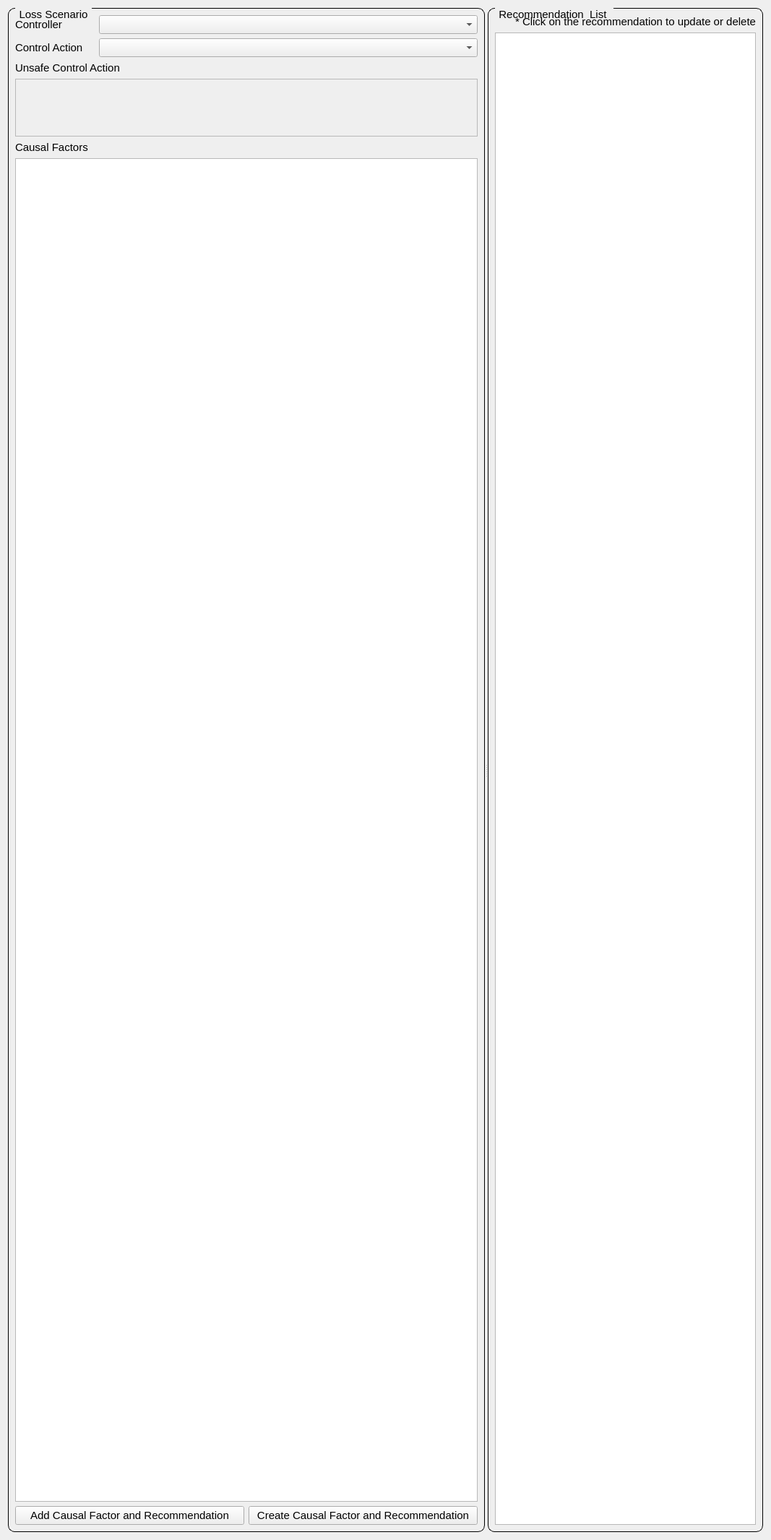
          <widget class="QWidget" name="scrollAreaWidgetContents_5">
           <property name="geometry">
            <rect>
             <x>0</x>
             <y>0</y>
             <width>1067</width>
             <height>2132</height>
            </rect>
           </property>
           <layout class="QGridLayout" name="gridLayout_14">
            <item row="0" column="0">
             <widget class="QSplitter" name="splitter">
              <property name="orientation">
               <enum>Qt::Horizontal</enum>
              </property>
              <widget class="QGroupBox" name="groupBox_6">
               <property name="styleSheet">
                <string notr="true">QGroupBox {
    border: 1px solid black;
    border-radius: 9px;
    margin-top: 0.5em;
    font-size: 15px;
}

QGroupBox::title {
    subcontrol-origin: margin;
    left: 10px;
    padding: 0 3px 0 3px;
}</string>
               </property>
               <property name="title">
                <string>Loss Scenario</string>
               </property>
               <layout class="QGridLayout" name="gridLayout_16">
                <item row="0" column="0">
                 <layout class="QHBoxLayout" name="horizontalLayout_64">
                  <item>
                   <widget class="QLabel" name="label_31">
                    <property name="maximumSize">
                     <size>
                      <width>110</width>
                      <height>16777215</height>
                     </size>
                    </property>
                    <property name="font">
                     <font>
                      <pointsize>11</pointsize>
                     </font>
                    </property>
                    <property name="text">
                     <string>Controller</string>
                    </property>
                   </widget>
                  </item>
                  <item>
                   <widget class="QComboBox" name="combobox_fourth_controller">
                    <property name="font">
                     <font>
                      <pointsize>11</pointsize>
                     </font>
                    </property>
                    <property name="focusPolicy">
                     <enum>Qt::StrongFocus</enum>
                    </property>
                   </widget>
                  </item>
                 </layout>
                </item>
                <item row="1" column="0">
                 <layout class="QHBoxLayout" name="horizontalLayout_63">
                  <item>
                   <widget class="QLabel" name="label_12">
                    <property name="maximumSize">
                     <size>
                      <width>110</width>
                      <height>16777215</height>
                     </size>
                    </property>
                    <property name="font">
                     <font>
                      <pointsize>11</pointsize>
                     </font>
                    </property>
                    <property name="text">
                     <string>Control Action</string>
                    </property>
                   </widget>
                  </item>
                  <item>
                   <widget class="QComboBox" name="combobox_fourth_control_action">
                    <property name="font">
                     <font>
                      <pointsize>11</pointsize>
                     </font>
                    </property>
                    <property name="focusPolicy">
                     <enum>Qt::StrongFocus</enum>
                    </property>
                   </widget>
                  </item>
                 </layout>
                </item>
                <item row="2" column="0">
                 <widget class="QLabel" name="label_33">
                  <property name="font">
                   <font>
                    <pointsize>11</pointsize>
                   </font>
                  </property>
                  <property name="text">
                   <string>Unsafe Control Action</string>
                  </property>
                 </widget>
                </item>
                <item row="3" column="0">
                 <widget class="QListWidget" name="listwidget_fourth_uca">
                  <property name="enabled">
                   <bool>false</bool>
                  </property>
                  <property name="minimumSize">
                   <size>
                    <width>0</width>
                    <height>80</height>
                   </size>
                  </property>
                  <property name="maximumSize">
                   <size>
                    <width>16777215</width>
                    <height>80</height>
                   </size>
                  </property>
                  <property name="alternatingRowColors">
                   <bool>true</bool>
                  </property>
                 </widget>
                </item>
                <item row="4" column="0">
                 <widget class="QLabel" name="label_34">
                  <property name="font">
                   <font>
                    <pointsize>11</pointsize>
                   </font>
                  </property>
                  <property name="text">
                   <string>Causal Factors</string>
                  </property>
                 </widget>
                </item>
                <item row="5" column="0">
                 <widget class="QListWidget" name="listwidget_fourth_causal_factor">
                  <property name="font">
                   <font>
                    <pointsize>11</pointsize>
                   </font>
                  </property>
                  <property name="alternatingRowColors">
                   <bool>true</bool>
                  </property>
                  <property name="wordWrap">
                   <bool>true</bool>
                  </property>
                 </widget>
                </item>
                <item row="6" column="0">
                 <layout class="QHBoxLayout" name="horizontalLayout_65">
                  <item>
                   <widget class="QPushButton" name="button_fourth_add_causal_factor">
                    <property name="font">
                     <font>
                      <pointsize>11</pointsize>
                     </font>
                    </property>
                    <property name="text">
                     <string>Add Causal Factor and Recommendation</string>
                    </property>
                   </widget>
                  </item>
                  <item>
                   <widget class="QPushButton" name="button_fourth_create_causal_factor">
                    <property name="minimumSize">
                     <size>
                      <width>0</width>
                      <height>0</height>
                     </size>
                    </property>
                    <property name="maximumSize">
                     <size>
                      <width>16777215</width>
                      <height>16777215</height>
                     </size>
                    </property>
                    <property name="font">
                     <font>
                      <pointsize>11</pointsize>
                     </font>
                    </property>
                    <property name="text">
                     <string>Create Causal Factor and Recommendation</string>
                    </property>
                   </widget>
                  </item>
                 </layout>
                </item>
               </layout>
              </widget>
              <widget class="QGroupBox" name="groupBox_8">
               <property name="styleSheet">
                <string notr="true">QGroupBox {
    border: 1px solid black;
    border-radius: 9px;
    margin-top: 0.5em;
    font-size: 15px;
}

QGroupBox::title {
    subcontrol-origin: margin;
    left: 10px;
    padding: 0 3px 0 3px;
}</string>
               </property>
               <property name="title">
                <string>Recommendation  List </string>
               </property>
               <layout class="QGridLayout" name="gridLayout_15">
                <item row="0" column="0">
                 <widget class="QLabel" name="label_64">
                  <property name="maximumSize">
                   <size>
                    <width>16777215</width>
                    <height>16777215</height>
                   </size>
                  </property>
                  <property name="font">
                   <font>
                    <pointsize>11</pointsize>
                   </font>
                  </property>
                  <property name="text">
                   <string>* Click on the recommendation to update or delete</string>
                  </property>
                  <property name="alignment">
                   <set>Qt::AlignRight|Qt::AlignTrailing|Qt::AlignVCenter</set>
                  </property>
                 </widget>
                </item>
                <item row="1" column="0">
                 <widget class="QListWidget" name="listwidget_fourth_requirement">
                  <property name="font">
                   <font>
                    <pointsize>11</pointsize>
                   </font>
                  </property>
                  <property name="horizontalScrollBarPolicy">
                   <enum>Qt::ScrollBarAsNeeded</enum>
                  </property>
                  <property name="alternatingRowColors">
                   <bool>true</bool>
                  </property>
                  <property name="wordWrap">
                   <bool>true</bool>
                  </property>
                 </widget>
                </item>
               </layout>
              </widget>
             </widget>
            </item>
           </layout>
          </widget>
